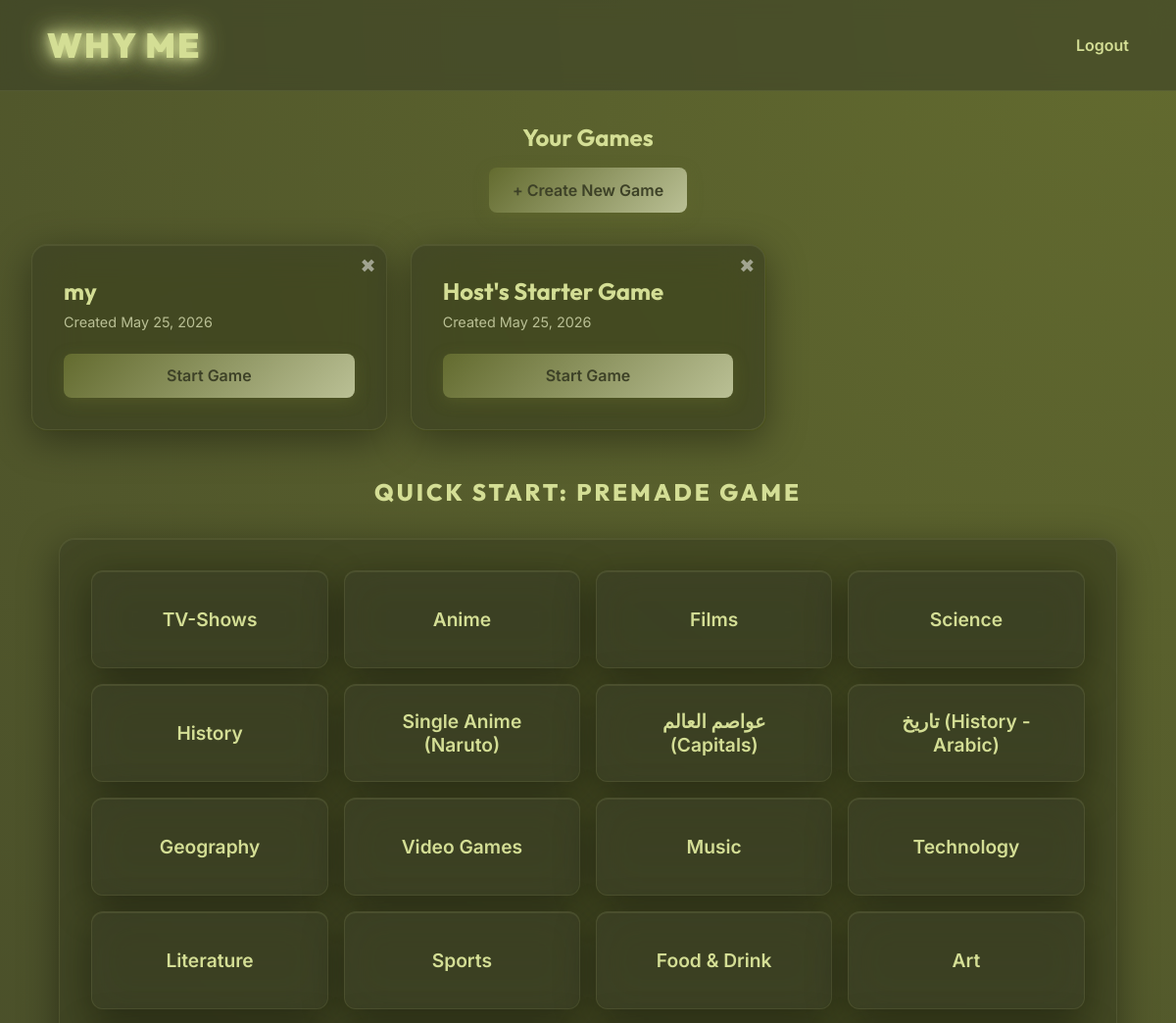
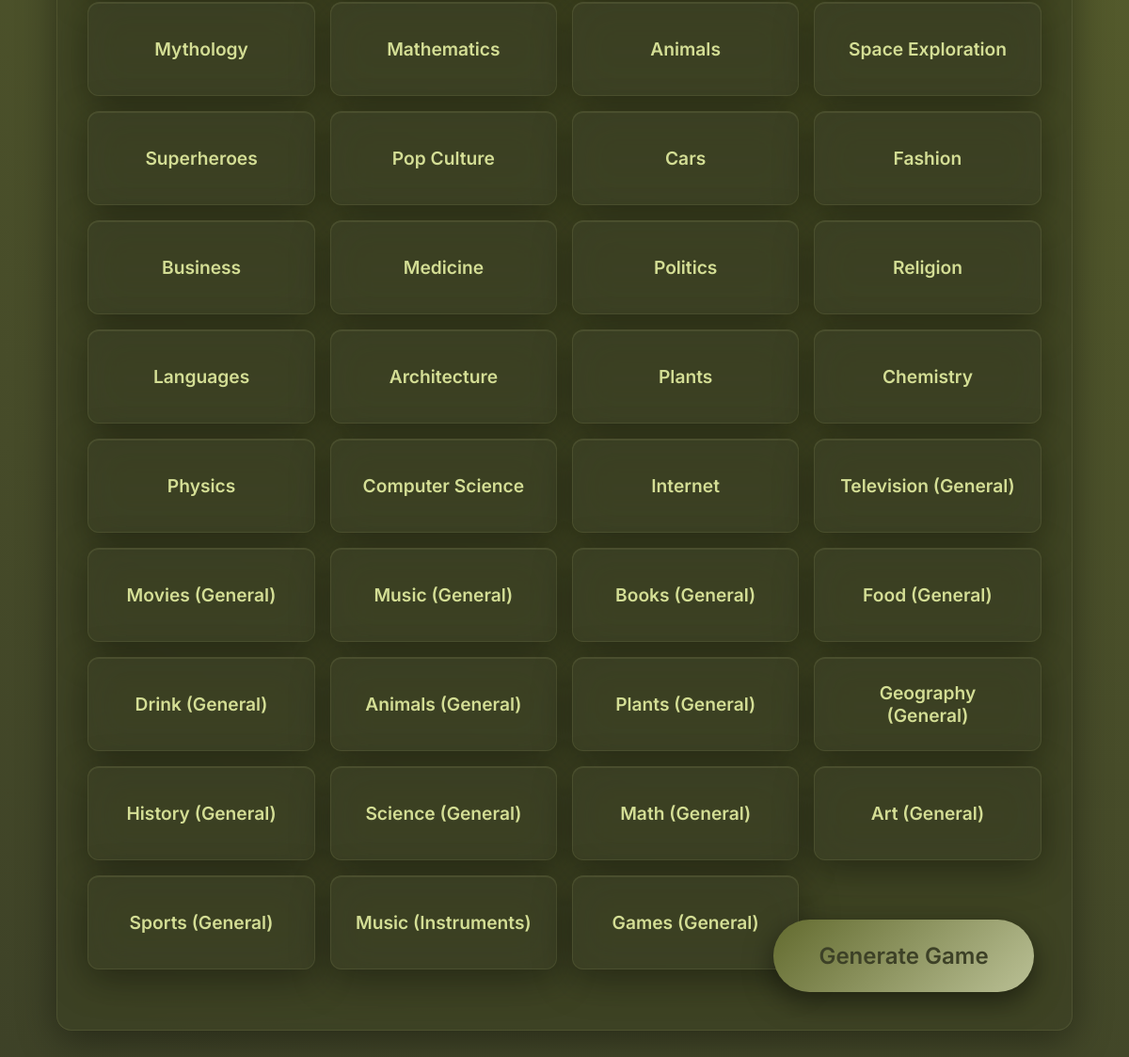
The app's page / (signed in) with its own data (2 pictures, top to bottom).
### game/models.py (models this page shows, shortened)
class Game(models.Model):
    title = models.CharField(max_length=200)
    creator = models.ForeignKey(User, on_delete=models.CASCADE, related_name='games')
    created_at = models.DateTimeField(auto_now_add=True)

### game/views.py (the view)
# urls.py: path('', game_views.dashboard, name='home'),
@login_required
def dashboard(request):
    user_games = Game.objects.filter(creator=request.user).order_by('-created_at')
    return render(request, 'game/dashboard.html', {
        'user_games': user_games,
        'predefined_categories': list(PREDEFINED_DATA.keys())
    })

### templates/game/dashboard.html (shortened to what this page needs)
{% extends 'base.html' %}
{% block content %}
<div class="dashboard-header" style="justify-content: center; flex-direction: column; text-align: center; gap: 1rem;">
    <h2>Your Games</h2>
    <a href="{% url 'create_game' %}" class="btn btn-primary">+ Create New Game</a>
</div>
{% if user_games %}
<div class="grid-cards" style="margin-bottom: 3rem; justify-content: center;">
    {% for game in user_games %}
    <div class="glass-panel game-card" style="position: relative;">
        <form action="{% url 'delete_game' game.id %}" method="post">
            <button type="submit" style="position: absolute; right: 10px; top: 10px; background: none; border: none; color: rgba(255,255,255,0.5); font-size: 1.2rem; cursor: pointer;">✖</button>
        </form>
        <h3 class="game-title">{{ game.title }}</h3>
        <p class="game-meta">Created {{ game.created_at|date:"M d, Y" }}</p>
        <a href="{% url 'play_game' game.id %}" class="btn btn-primary" style="width: 100%; text-align: center;">Start Game</a>
    </div>
    {% endfor %}
</div>
{% else %}
<div class="glass-panel" style="text-align: center; padding: 4rem; margin-bottom: 3rem;">
    <h3 style="color: var(--text-secondary);">You haven't created any games yet.</h3>
    <p>Create a game to start hosting your own trivia nights!</p>
</div>
{% endif %}
<h2 style="text-align: center; margin-bottom: 2rem; text-transform: uppercase; letter-spacing: 3px; font-weight: 800;">Quick Start: Premade Game</h2>
<div class="glass-panel" style="max-width: 95%; margin: 0 auto; margin-bottom: 3rem;">
    <form action="{% url 'quick_start' %}" method="post" id="quick-start-form">
        <div style="display: grid; grid-template-columns: repeat(auto-fill, minmax(220px, 1fr)); gap: 1rem; margin-bottom: 2rem;">
            {% for cat in predefined_categories %}
            <label class="glass-panel cat-label" id="label-{{ forloop.counter }}">
                <span style="font-size: 1.2rem; font-weight: 600;">{{ cat }}</span>
            </label>
            {% endfor %}
        </div>
        <button type="submit" id="btn-quick-start" class="btn btn-primary" disabled style="position: fixed !important; bottom: 40px !important; right: 40px !important; z-index: 9999 !important; box-shadow: 0 10px 30px rgba(0,0,0,0.5); padding: 1.5rem 3rem; font-size: 1.5rem; border-radius: 50px;">Generate Game</button>
    </form>
</div>
{% endblock %}

### static/css/style.css (style rules this page uses)
:root { --bg-dark: #3D4127; --bg-card: rgba(61, 65, 39, 0.7); --text-primary: #D4DE95; --text-secondary: #BAC095; --accent-blue: #636B2F; --accent-purple: #BAC095; --accent-pink: #D4DE95; --glass-border: rgba(212, 222, 149, 0.1); --glass-bg: rgba(61, 65, 39, 0.6); }
* { margin: 0; padding: 0; box-sizing: border-box; }
body { font-family: 'Inter', sans-serif; background: radial-gradient(circle at top right, #636B2F, var(--bg-dark)); color: var(--text-primary); min-height: 100vh; display: flex; flex-direction: column; }
h1, h2, h3, h4, h5, h6, .logo { font-family: 'Outfit', sans-serif; }
.glass-panel { background: var(--bg-card); backdrop-filter: blur(20px) saturate(150%); -webkit-backdrop-filter: blur(20px) saturate(150%); border: 1px solid var(--glass-border); border-radius: 16px; padding: 2rem; box-shadow: 0 10px 40px rgba(0, 0, 0, 0.4), inset 0 1px 0 rgba(212, 222, 149, 0.1); }
.btn { padding: 0.8rem 1.5rem; border-radius: 8px; border: none; font-weight: 600; cursor: pointer; transition: all 0.3s ease; font-family: 'Inter', sans-serif; font-size: 1rem; text-decoration: none; display: inline-block; color: var(--text-primary); }
.btn-primary { background: linear-gradient(135deg, var(--accent-blue), var(--accent-purple)); color: var(--bg-dark); box-shadow: 0 4px 15px rgba(99, 107, 47, 0.4); }
.dashboard-header { display: flex; justify-content: space-between; align-items: center; margin-bottom: 2rem; }
.grid-cards { display: grid; grid-template-columns: repeat(auto-fill, minmax(300px, 1fr)); gap: 1.5rem; }
.game-card { transition: transform 0.3s; position: relative; overflow: hidden; }
.game-card::before, .cat-label::before { content: ''; position: absolute; top: 0; left: -100%; width: 50%; height: 100%; background: linear-gradient(90deg, transparent, rgba(212, 222, 149, 0.3), transparent); transform: skewX(-20deg); transition: 0.5s; pointer-events: none; }
.cat-label { position: relative; overflow: hidden; }
.game-title { font-size: 1.5rem; margin-bottom: 0.5rem; }
.game-meta { color: var(--text-secondary); font-size: 0.9rem; margin-bottom: 1.5rem; }

### templates/game/dashboard.html (style rules this page uses)
.cat-label { padding: 1.5rem; text-align: center; cursor: pointer; border: 1px solid var(--glass-border); transition: all 0.3s; position: relative; display: flex; align-items: center; justify-content: center; min-height: 100px; border-radius: 12px; }

### records on screen
Game: title "my", created_at "May 25, 2026"
Game: title "Host's Starter Game", created_at "May 25, 2026"

### other values on screen
{{ cat }} "TV-Shows" "Anime" "Films" "Science" "History" "Single Anime (Naruto)" "عواصم العالم (Capitals)" "تاريخ (History - Arabic)" "Geography" "Video Games" "Music" "Technology" "Literature" "Sports" "Food & Drink" "Art" "Mythology" "Mathematics" "Animals" "Space Exploration" "Superheroes" "Pop Culture" "Cars" "Fashion" "Business" "Medicine" "Politics" "Religion" "Languages" "Architecture" "Plants" "Chemistry" "Physics" "Computer Science" "Internet" "Television (General)" "Movies (General)" "Music (General)" "Books (General)" "Food (General)" "Drink (General)" "Animals (General)" "Plants (General)" "Geography (General)" "History (General)" "Science (General)" "Math (General)" "Art (General)" "Sports (General)" "Music (Instruments)" "Games (General)"
